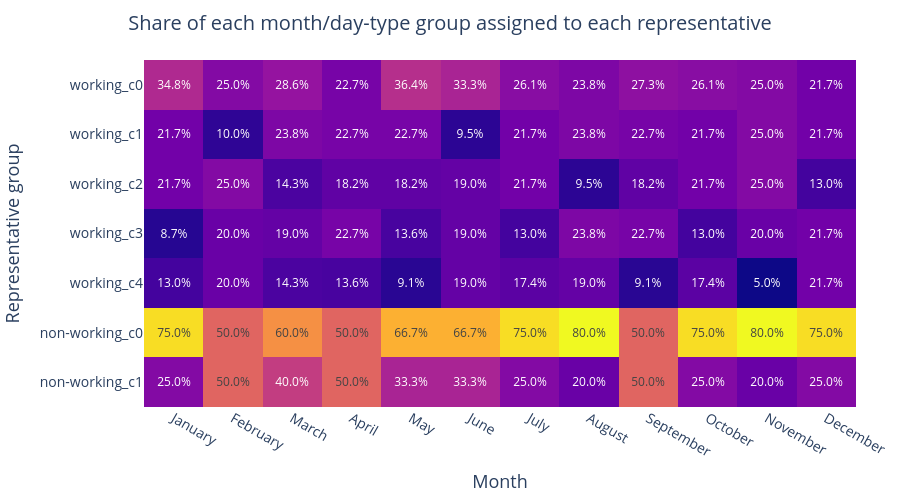

Write notebook code for a chart like this one.
### Markdown cell above
**Configure and render the heatmap.** Define dynamic display settings and render the prepared matrix as a Plotly heatmap.

### Code cell
# Row count changes when the cluster-count policy changes.
representative_group_count = len(representative_group_share_pct)

# Hide in-cell labels when the matrix becomes too dense to read.
show_representative_weight_labels = representative_group_share_pct.size <= 240

# Give additional vertical space for additional representative groups.
representative_weight_heatmap_height = max(
    500, 120 + 42 * representative_group_count
)

# Slightly reduce y-axis labels once there are many representative groups.
representative_weight_y_tick_size = (
    14 if representative_group_count <= 10 else 11
)

fig = px.imshow(
    representative_group_share_pct,
    aspect="auto",
    labels={
        "x": "Month",
        "y": "Representative group",
        "color": "% of month/day-type group",
    },
)

fig.update_traces(
    customdata=representative_weight_hover_data,
    text=representative_weight_text.to_numpy(),
    texttemplate="%{text}" if show_representative_weight_labels else "",
    hovertemplate=(
        "Month: %{x}<br>"
        "Representative group: %{y}<br>"
        "Share of month/day-type group: %{z:.1f}%<br>"
        "Days assigned: %{customdata[0]:.0f}<br>"
        "Days in month/day-type group: %{customdata[1]:.0f}"
        "<extra></extra>"
    ),
)
fig.update_layout(
    title={
        "text": "Share of each month/day-type group assigned to each representative",
        "x": 0.5,
        "font_size": 20,
    },
    autosize=True,
    width=None,
    height=representative_weight_heatmap_height,
    margin={"l": 20, "r": 20, "t": 60, "b": 40},
    coloraxis_showscale=False,
)
fig.update_xaxes(title_font_size=18, tickfont={"size": 14})
fig.update_yaxes(
    title_font_size=18, tickfont={"size": representative_weight_y_tick_size}
)

fig.show()

### Figure 1 — Plotly figure (JSON) as saved in the notebook; plotly's stock layout.template omitted (floating-point values rounded to 4 significant figures; data arrays with more than 128 entries replaced by an {"elided": "..."} marker saying what was removed)
{"data": [{"coloraxis": "coloraxis", "customdata": {"elided": "7x12x2 int values"}, "hovertemplate": "Month: %{x}<br>Representative group: %{y}<br>Share of month/day-type group: %{z:.1f}%<br>Days assigned: %{customdata[0]:.0f}<br>Days in month/day-type group: %{customdata[1]:.0f}<extra></extra>", "name": "0", "text": [["34.8%", "25.0%", "28.6%", "22.7%", "36.4%", "33.3%", "26.1%", "23.8%", "27.3%", "26.1%", "25.0%", "21.7%"], ["21.7%", "10.0%", "23.8%", "22.7%", "22.7%", "9.5%", "21.7%", "23.8%", "22.7%", "21.7%", "25.0%", "21.7%"], ["21.7%", "25.0%", "14.3%", "18.2%", "18.2%", "19.0%", "21.7%", "9.5%", "18.2%", "21.7%", "25.0%", "13.0%"], ["8.7%", "20.0%", "19.0%", "22.7%", "13.6%", "19.0%", "13.0%", "23.8%", "22.7%", "13.0%", "20.0%", "21.7%"], ["13.0%", "20.0%", "14.3%", "13.6%", "9.1%", "19.0%", "17.4%", "19.0%", "9.1%", "17.4%", "5.0%", "21.7%"], ["75.0%", "50.0%", "60.0%", "50.0%", "66.7%", "66.7%", "75.0%", "80.0%", "50.0%", "75.0%", "80.0%", "75.0%"], ["25.0%", "50.0%", "40.0%", "50.0%", "33.3%", "33.3%", "25.0%", "20.0%", "50.0%", "25.0%", "20.0%", "25.0%"]], "texttemplate": "%{text}", "type": "heatmap", "x": ["January", "February", "March", "April", "May", "June", "July", "August", "September", "October", "November", "December"], "xaxis": "x", "y": ["working_c0", "working_c1", "working_c2", "working_c3", "working_c4", "non-working_c0", "non-working_c1"], "yaxis": "y", "z": [[34.78, 25.0, 28.57, 22.73, 36.36, 33.33, 26.09, 23.81, 27.27, 26.09, 25.0, 21.74], [21.74, 10.0, 23.81, 22.73, 22.73, 9.524, 21.74, 23.81, 22.73, 21.74, 25.0, 21.74], [21.74, 25.0, 14.29, 18.18, 18.18, 19.05, 21.74, 9.524, 18.18, 21.74, 25.0, 13.04], [8.696, 20.0, 19.05, 22.73, 13.64, 19.05, 13.04, 23.81, 22.73, 13.04, 20.0, 21.74], [13.04, 20.0, 14.29, 13.64, 9.091, 19.05, 17.39, 19.05, 9.091, 17.39, 5.0, 21.74], [75.0, 50.0, 60.0, 50.0, 66.67, 66.67, 75.0, 80.0, 50.0, 75.0, 80.0, 75.0], [25.0, 50.0, 40.0, 50.0, 33.33, 33.33, 25.0, 20.0, 50.0, 25.0, 20.0, 25.0]]}], "layout": {"autosize": true, "coloraxis": {"colorbar": {"title": {"text": "% of month/day-type group"}}, "colorscale": [[0, "#0d0887"], [0.1111, "#46039f"], [0.2222, "#7201a8"], [0.3333, "#9c179e"], [0.4444, "#bd3786"], [0.5556, "#d8576b"], [0.6667, "#ed7953"], [0.7778, "#fb9f3a"], [0.8889, "#fdca26"], [1, "#f0f921"]], "showscale": false}, "height": 500, "margin": {"b": 40, "l": 20, "r": 20, "t": 60}, "title": {"font": {"size": 20}, "text": "Share of each month/day-type group assigned to each representative", "x": 0.5}, "xaxis": {"anchor": "y", "domain": [0, 1], "tickfont": {"size": 14}, "title": {"font": {"size": 18}, "text": "Month"}}, "yaxis": {"anchor": "x", "autorange": "reversed", "domain": [0, 1], "tickfont": {"size": 14}, "title": {"font": {"size": 18}, "text": "Representative group"}}}}
